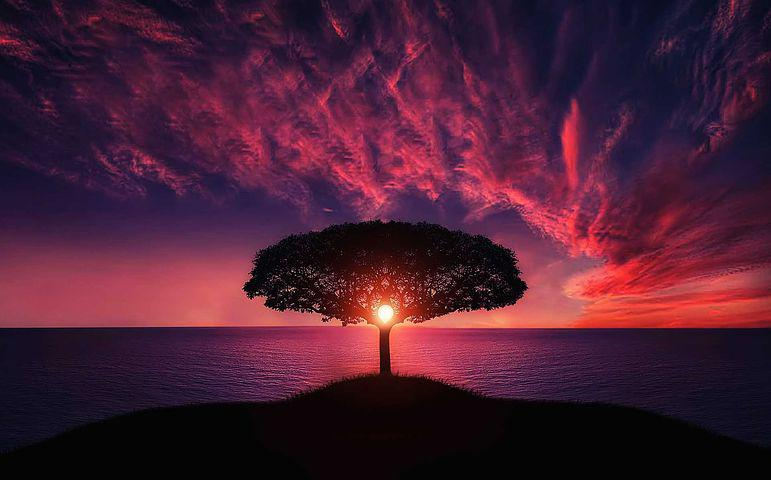
#> input picture data/images/sunset.jpg, 771 x 480 px
$ python 2_opencv_getting_setting.py
#> lines starting #> are read from the running program, lines starting #| are printed output that depends on the picture; after the words box and inside, x2 and y2 are one past the last pixel; in counts of white or black regions, pixels touching at a corner belong together
"""
Getting image pixel information, slicing images, updating pixel values and updating image regions
"""

__maintainer__ = "Nikunj Lad"

# import the necessary packages
import argparse
import cv2
import sys
from pathlib import Path

DATA_DIR = Path(__file__).parent.parent / "data"

# construct argument parser
ag = argparse.ArgumentParser()
ag.add_argument("-i", "--image", type=str, default=DATA_DIR / "images/sunset.jpg", help="path to input image")
args = vars(ag.parse_args())

# load image and grab its spatial dimensions and display the image
image = cv2.imread(args["image"])
#> image is the input picture: shape (480, 771, 3); mean B, G, R 51.4, 30.4, 73.7
(h, w) = image.shape[:2]
#> h = 480; w = 771
cv2.imshow("Original", image)

# fetch RGB values of top-left most pixel ie. corner pixels
(b, g, r) = image[0, 0]
#> b = 22; g = 10; r = 10
print(f"Pixel at (0,0) - Red: {r}, Green: {g}, Blue: {b}")
#| Pixel at (0,0) - Red: 10, Green: 10, Blue: 22

# access pixel information at x=50 and y=20
(b, g, r) = image[20, 50]
#> b = 39; g = 20; r = 35
print(f"Pixel at (50,20) - Red: {r}, Green: {g}, Blue: {b}")
#| Pixel at (50,20) - Red: 35, Green: 20, Blue: 39

# update pixel information at x=50 and y=20
image[20, 50] = (0, 0, 255)
#> image: shape (480, 771, 3); under 0.01% of pixels changed, all inside (x1, y1, x2, y2) = (50, 20, 51, 21)
(b, g, r) = image[20, 50]
#> b = 0; g = 0; r = 255
print(f"Updated Pixel at (50,20) - Red: {r}, Green: {g}, Blue: {b}")
#| Updated Pixel at (50,20) - Red: 255, Green: 0, Blue: 0

# compute center of the image
(cX, cY) = w // 2, h // 2
#> cX = 385; cY = 240

# slice the image into 4 quadrants based on above center information and display it
top_left_slice = image[0:cY, 0:cX]
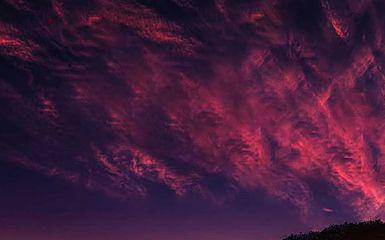
#> top_left_slice: shape (240, 385, 3); mean B, G, R 59.4, 28.1, 67.3
top_right_slice = image[0:cY, cX:w]
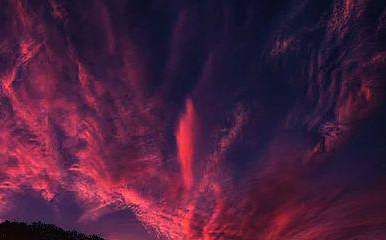
#> top_right_slice: shape (240, 386, 3); mean B, G, R 61, 30.6, 73.8
bottom_left_slice = image[cY:h, 0:cX]
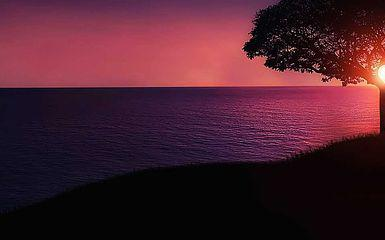
#> bottom_left_slice: shape (240, 385, 3); mean B, G, R 45.2, 32.2, 74.3
bottom_right_slice = image[cY:h, cX:w]
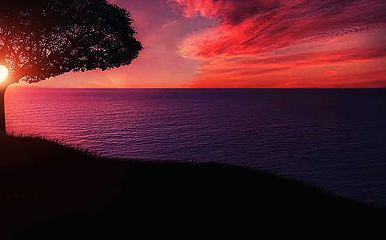
#> bottom_right_slice: shape (240, 386, 3); mean B, G, R 40, 30.6, 79.5
cv2.imshow("Top Left", top_left_slice)
cv2.imshow("Top Right", top_right_slice)
cv2.imshow("Bottom Left", bottom_left_slice)
cv2.imshow("Bottom Right", bottom_right_slice)

# setting top left area of the image to green and display it
image[0:cY, 0:cX] = (0, 255, 0)
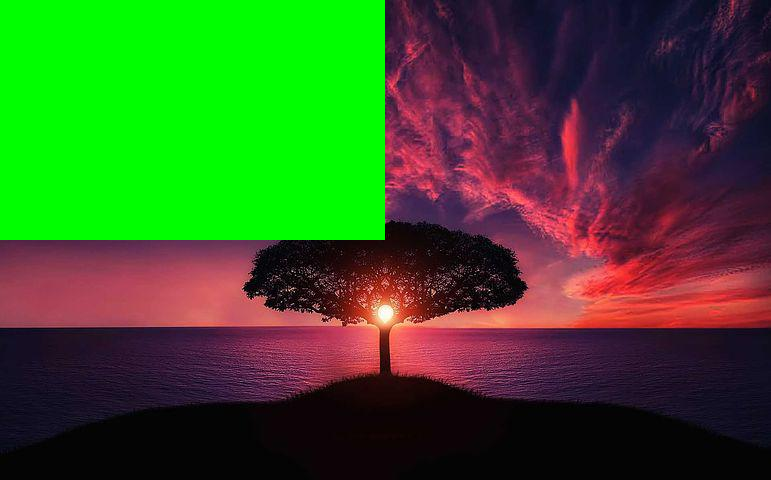
#> image: shape (480, 771, 3); mean B, G, R 36.6, 87, 56.9
cv2.imshow("Updated", image)
cv2.waitKey(0)
cv2.destroyAllWindows()
sys.exit(0)
#> (the program exits here)

$ run again, with data/images/andy.jpg copied over data/images/sunset.jpg
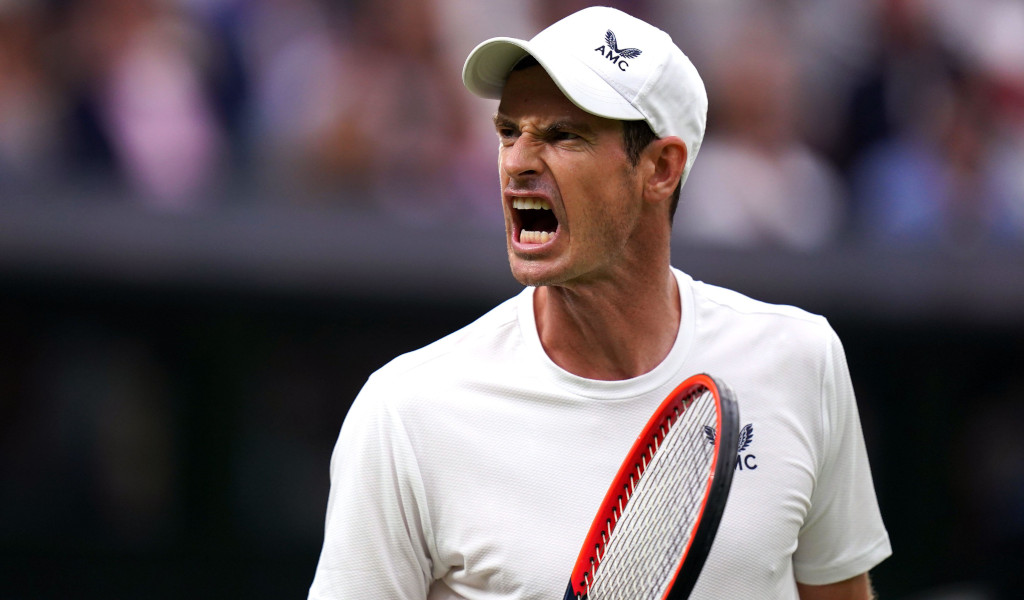
#> input picture data/images/andy.jpg, 1024 x 600 px
#> image is the input picture: shape (600, 1024, 3); mean B, G, R 98.2, 93, 103.6
#> `(b, g, r) = image[0, 0]`: b = 88; g = 91; r = 106
#| Pixel at (0,0) - Red: 106, Green: 91, Blue: 88
#> `(b, g, r) = image[20, 50]`: b = 36; g = 32; r = 51
#| Pixel at (50,20) - Red: 51, Green: 32, Blue: 36
#> `(b, g, r) = image[20, 50]`: b = 0; r = 255
#| Updated Pixel at (50,20) - Red: 255, Green: 0, Blue: 0
#> `bottom_right_slice = image[cY:h, cX:w]`:
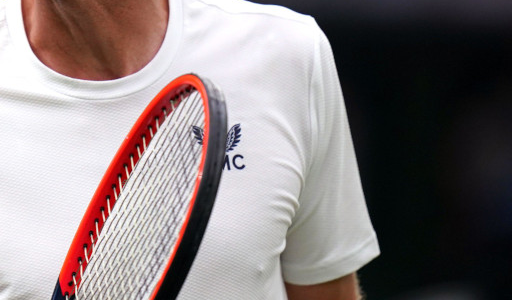
#> bottom_right_slice: shape (300, 512, 3); mean B, G, R 127.3, 126.5, 136.9
#> `image[0:cY, 0:cX] = (0, 255, 0)`:
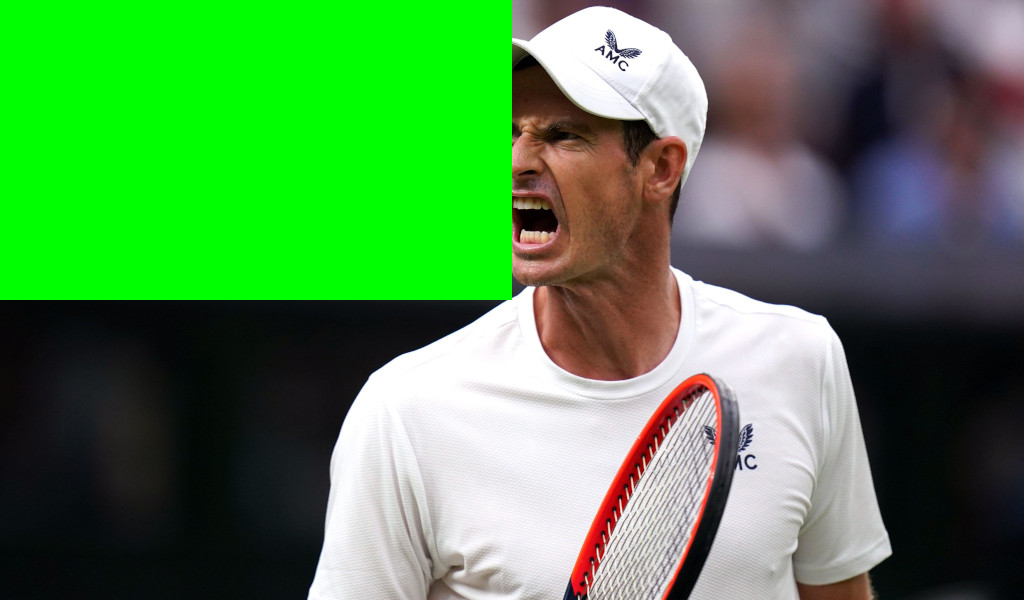
#> image: shape (600, 1024, 3); mean B, G, R 77.3, 139, 81.8

$ run again, with data/images/sun.jpg copied over data/images/sunset.jpg
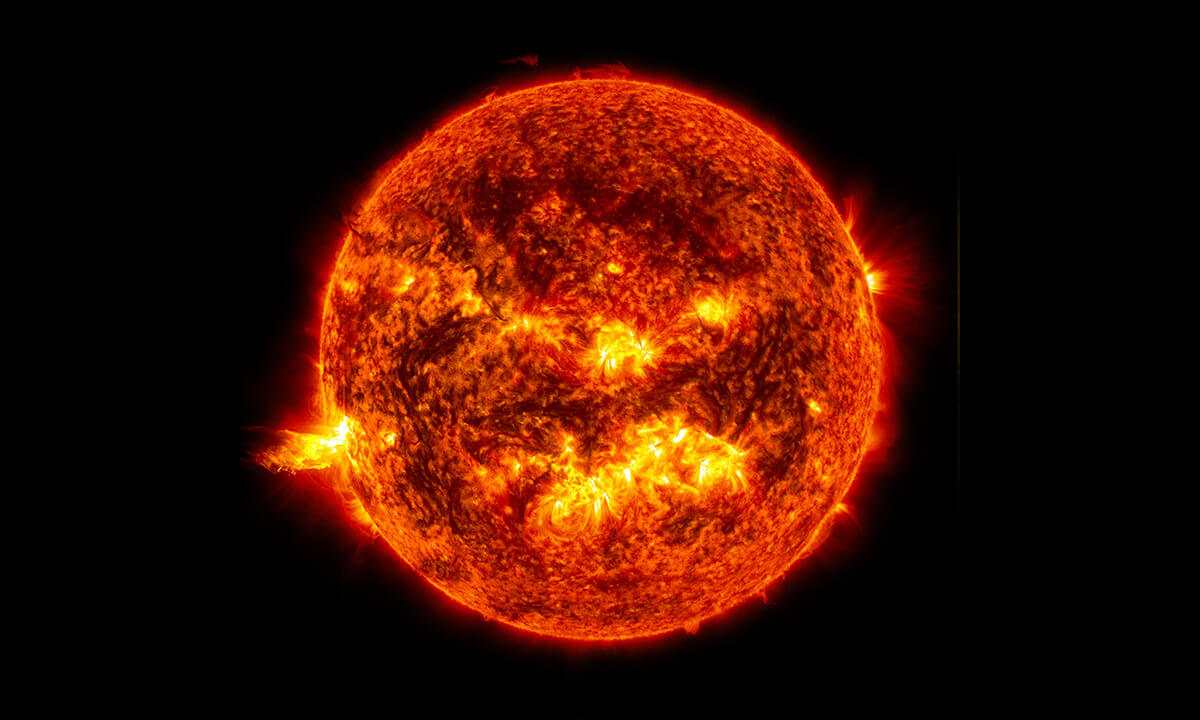
#> input picture data/images/sun.jpg, 1200 x 720 px
#> image is the input picture: shape (720, 1200, 3); mean B, G, R 2.2, 17.1, 61.1
#> `(b, g, r) = image[0, 0]`: b = 0
#| Pixel at (0,0) - Red: 0, Green: 0, Blue: 0
#| Pixel at (50,20) - Red: 0, Green: 0, Blue: 0
#> `(b, g, r) = image[20, 50]`: r = 255
#| Updated Pixel at (50,20) - Red: 255, Green: 0, Blue: 0
#> `bottom_right_slice = image[cY:h, cX:w]`:
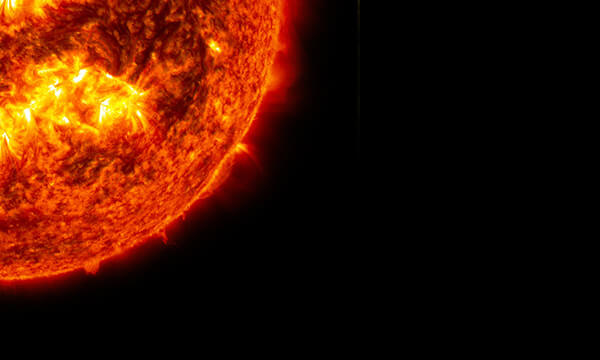
#> bottom_right_slice: shape (360, 600, 3); mean B, G, R 2.4, 20.3, 63.7
#> `image[0:cY, 0:cX] = (0, 255, 0)`:
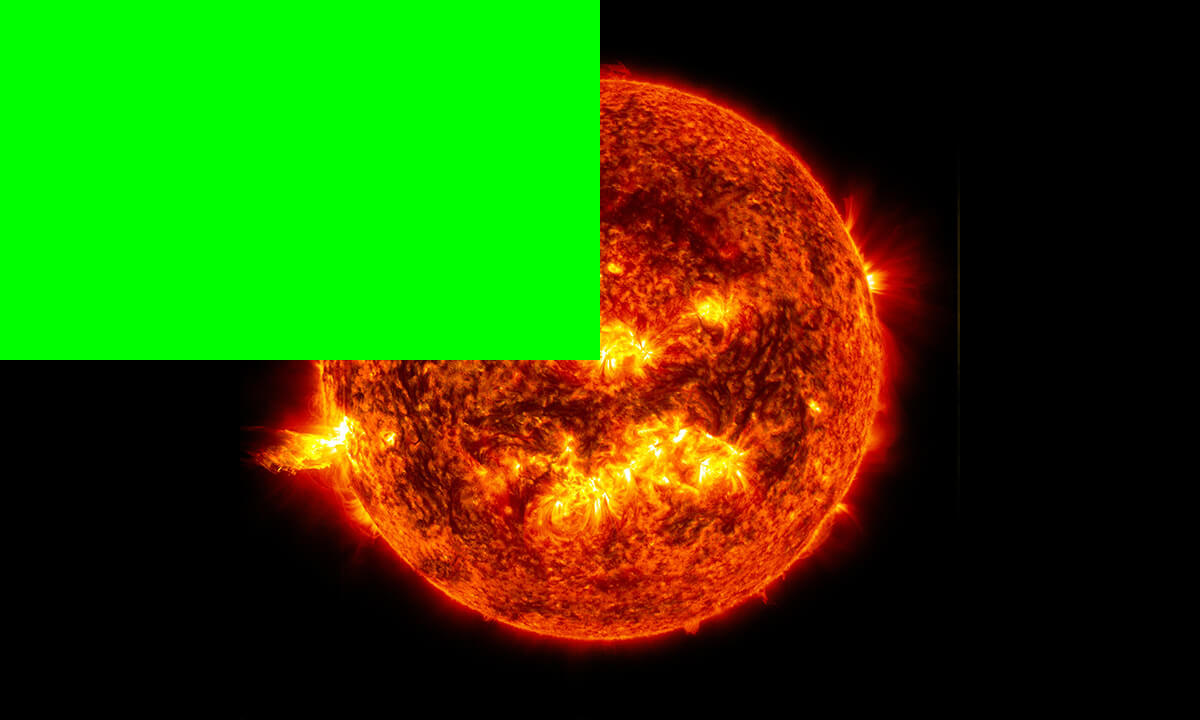
#> image: shape (720, 1200, 3); mean B, G, R 1.8, 77.4, 47.1

$ run again, with data/images/troupial.jpg copied over data/images/sunset.jpg
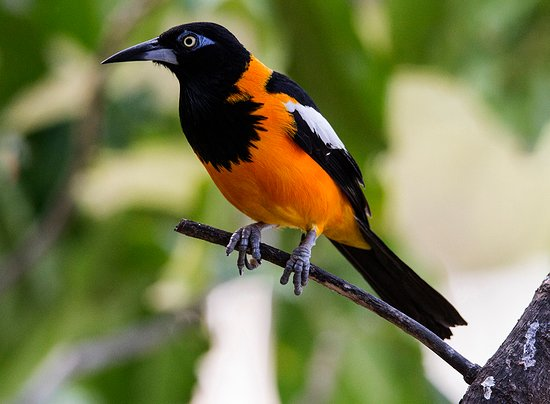
#> input picture data/images/troupial.jpg, 550 x 404 px
#> image is the input picture: shape (404, 550, 3); mean B, G, R 80.5, 124.3, 121.3
#> `(b, g, r) = image[0, 0]`: b = 44; g = 96; r = 72
#| Pixel at (0,0) - Red: 72, Green: 96, Blue: 44
#> `(b, g, r) = image[20, 50]`: b = 0; g = 88; r = 45
#| Pixel at (50,20) - Red: 45, Green: 88, Blue: 0
#> `(b, g, r) = image[20, 50]`: g = 0; r = 255
#| Updated Pixel at (50,20) - Red: 255, Green: 0, Blue: 0
#> `bottom_right_slice = image[cY:h, cX:w]`:
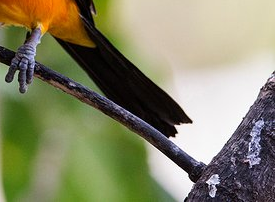
#> bottom_right_slice: shape (202, 275, 3); mean B, G, R 104.1, 133.4, 134.1
#> `image[0:cY, 0:cX] = (0, 255, 0)`:
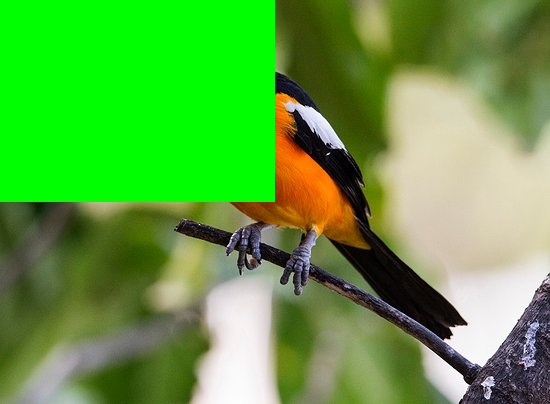
#> image: shape (404, 550, 3); mean B, G, R 66.4, 163.1, 96
